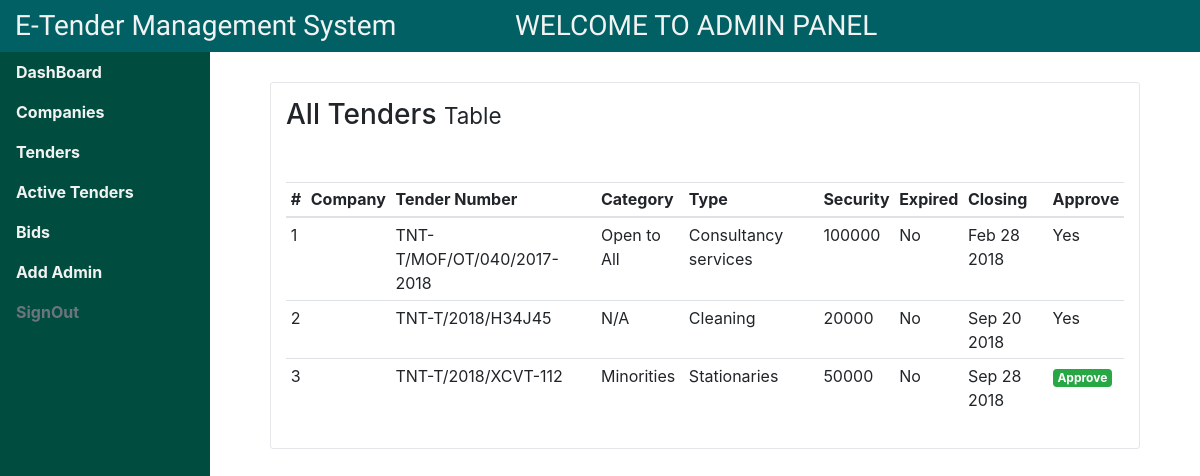
Screenshot of /admin/index.php?page=tenders with the database file from the repository.
### tables this page shows
CREATE TABLE `tenders` (
  `_id` int(11) NOT NULL,
  `tender_number` varchar(100) NOT NULL,
  `tender_cat` varchar(50) NOT NULL,
  `tender_type` varchar(50) NOT NULL,
  `tender_security` varchar(50) NOT NULL DEFAULT '0',
  `tender_closing` varchar(100) NOT NULL,
  `tender_desc` text NOT NULL,
  `added_by` varchar(100) NOT NULL,
  `approved` tinyint(1) NOT NULL DEFAULT '0',
  `tender_bids` int(11) NOT NULL,
  `awarded` tinyint(1) NOT NULL,
  `tender_awarded` varchar(100) DEFAULT NULL,
  `bid_amount` int(11) DEFAULT NULL,
  `expired` tinyint(1) NOT NULL DEFAULT '0',
  `dateadded` timestamp NOT NULL DEFAULT CURRENT_TIMESTAMP
);

### admin/tenders.php (the view, shortened to what this page needs)
<div>
  <h3>All Tenders <small>Table</small></h3>
  <div class="margin-top-50">
    <table class="table table-sm table-hover">
      <thead>
        <tr>
          <th scope="col">#</th>
          <th scope="col">Company</th>
          <th scope="col">Tender Number</th>
          <th scope="col">Category</th>
          <th scope="col">Type</th>
          <th scope="col">Security</th>
          <th scope="col">Expired</th>
          <th scope="col">Closing</th>
          <th scope="col">Approve</th>
        </tr>
      </thead>
      <tbody>
        <?php
          $t_sql = mysqli_query($db, "SELECT * FROM tenders");
          $rowNo = 0;
          while ($row = mysqli_fetch_assoc($t_sql)) {
            $t_id = $row['_id'];
            $c_name = $row['company_name'];
            $t_num = $row['tender_number'];
            $t_cat = $row['tender_cat'];
            $t_type = $row['tender_type'];
            $t_security = $row['tender_security'];
            $t_approved = $row['approved'];
            $t_expired = $row['expired'];
            $t_closing = date('M d Y', strtotime($row['tender_closing']));
            $rowNo ++;
            switch ($t_cat) {
              case 'm':
                $category = "Minorities";
                break;
              case 'oa':
                $category = "Open to All";
                break;
              default:
                $category = "N/A";
                break;
            }
            switch ($t_expired) {
              default:
                $expired = 'No';
                break;
            }
            echo "
              <tr>
                <td>$rowNo</td>
                <td>$c_name</td>
                <td>$t_num</td>
                <td>$category</td>
                <td>$t_type</td>
                <td>$t_security</td>
                <td>$expired</td>
                <td>$t_closing</td>
                <td>";
                if ($t_approved) {
                  echo "Yes";
                }else {
                  echo "<a href='actions/tender.approve.php?id=$t_id' class='badge badge-success'>Approve</a>";
                }
          }
        ?>
      </tbody>
    </table>
  </div>
</div>

### admin/css/styles.css (style rules this page uses)
.margin-top-50 { margin-top: 50px; }

### rows the page displays
tenders: tender_number "TNT-T/MOF/OT/040/2017-2018", tender_cat "Open to All", tender_type "Consultancy services", tender_security "100000", expired "No", tender_closing "Feb 28 2018", approved "Yes"
tenders: tender_number "TNT-T/2018/H34J45", tender_cat "N/A", tender_type "Cleaning", tender_security "20000", expired "No", tender_closing "Sep 20 2018", approved "Yes"
tenders: tender_number "TNT-T/2018/XCVT-112", tender_cat "Minorities", tender_type "Stationaries", tender_security "50000", expired "No", tender_closing "Sep 28 2018"
